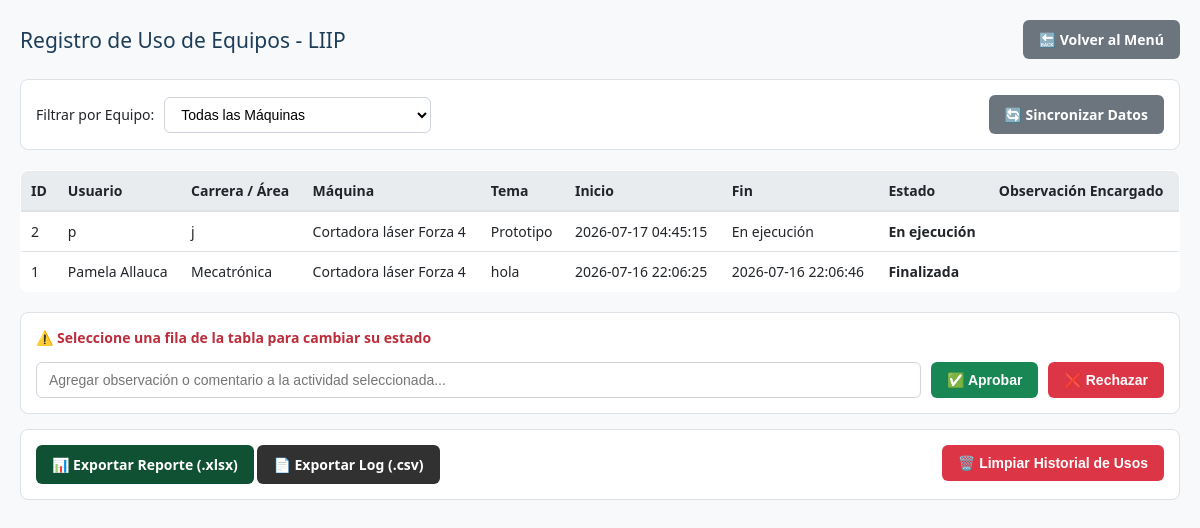
The app's page /admin/machines (signed in) with its own data.
### tables this page shows
CREATE TABLE actividades (
        id INTEGER PRIMARY KEY AUTOINCREMENT,
        usuario TEXT NOT NULL,
        maquina TEXT NOT NULL,
        num_personas INTEGER NOT NULL,
        tema TEXT NOT NULL,
        observaciones TEXT,
        comentario_admin TEXT DEFAULT '',
        fecha_inicio TEXT NOT NULL,
        fecha_fin TEXT DEFAULT 'En ejecución',
        estado TEXT DEFAULT 'En ejecución'
    );

CREATE TABLE usuarios (
        id INTEGER PRIMARY KEY AUTOINCREMENT,
        username TEXT UNIQUE NOT NULL,
        password TEXT NOT NULL,
        nombre_completo TEXT NOT NULL,
        cedula_id TEXT NOT NULL,
        carrera_departamento TEXT NOT NULL,
        telefono TEXT NOT NULL DEFAULT '',
        correo TEXT NOT NULL DEFAULT '',
        role TEXT NOT NULL CHECK(role IN ('admin', 'user'))
    );

### app.py (the view)
@app.route('/admin/machines', methods=['GET', 'POST'])
def admin_machines():
    if 'username' not in session or session.get('role') != 'admin':
        return redirect(url_for('login'))
    maquinas_filtro = [
        "Todas las Máquinas",
        "Cortadora láser RisingSun",
        "Cortadora láser Forza 4",
        "Impresora 3D FDM K2 Plus",
        "Impresora 3D Resina Creality Halot",
        "Impresora 3D Resina Anycubic"
    ]
    filtro = request.args.get('filtro', 'Todas las Máquinas')
    conn = get_connection()
    cursor = conn.cursor()
    query = """
        SELECT a.id, u.nombre_completo, u.carrera_departamento, a.maquina, a.tema, a.fecha_inicio, a.fecha_fin, a.estado, a.comentario_admin
        FROM actividades a
        INNER JOIN usuarios u ON a.usuario = u.username
    """
    if filtro != "Todas las Máquinas":
        query += " WHERE a.maquina = ?"
        query += " ORDER BY a.id DESC"
        cursor.execute(query, (filtro,))
    else:
        query += " ORDER BY a.id DESC"
        cursor.execute(query)
    actividades = cursor.fetchall()
    conn.close()
    return render_template('admin_machines.html', actividades=actividades, filtros=maquinas_filtro, filtro_actual=filtro)

### database.py (called while the page is built)
def get_connection():
    if DATABASE_URL:
        import psycopg2
        url = urlparse.urlparse(DATABASE_URL)
        return psycopg2.connect(
            dbname=url.path[1:],
            user=url.username,
            password=url.password,
            host=url.hostname,
            port=url.port
        )
    else:
        DB_FOLDER = "data"
        DB_PATH = os.path.join(DB_FOLDER, "laboratorio.db")
        os.makedirs(DB_FOLDER, exist_ok=True)
        return sqlite3.connect(DB_PATH)

### templates/admin_machines.html (shortened to what this page needs)
<!DOCTYPE html>
<html lang="es">
<head>
    <link rel="stylesheet" href="{{ url_for('static', filename='css/style.css') }}">
</head>
<body>
    <div class="header-section">
        <h2 style="color: #1e3d59; margin: 0;">Registro de Uso de Equipos - LIIP</h2>
        <a href="{{ url_for('admin_menu') }}" class="btn btn-secondary">🔙 Volver al Menú</a>
    </div>
    <div class="control-bar">
        <form method="GET" action="{{ url_for('admin_machines') }}" style="display: flex; gap: 10px; align-items: center; margin: 0; width: 100%;">
            <label>Filtrar por Equipo:</label>
            <select name="filtro" onchange="this.form.submit()" style="min-width: 250px;">
                {% for f in filtros %}
                    <option value="{{ f }}" {% if filtro_actual == f %}selected{% endif %}>{{ f }}</option>
                {% endfor %}
            </select>
            <a href="{{ url_for('admin_machines', filtro=filtro_actual) }}" class="btn btn-secondary" style="margin-left: auto;">🔄 Sincronizar Datos</a>
        </form>
    </div>
    <div class="table-container">
        <table>
            <thead>
                <tr>
                    <th>ID</th>
                    <th>Usuario</th>
                    <th>Carrera / Área</th>
                    <th>Máquina</th>
                    <th>Tema</th>
                    <th>Inicio</th>
                    <th>Fin</th>
                    <th>Estado</th>
                    <th>Observación Encargado</th>
                </tr>
            </thead>
            <tbody>
                {% for act in actividades %}
                <tr id="row-{{ act[0] }}" onclick="selectRow('{{ act[0] }}')" style="cursor: pointer;">
                    <td>{{ act[0] }}</td>
                    <td>{{ act[1] }}</td>
                    <td>{{ act[2] }}</td>
                    <td>{{ act[3] }}</td>
                    <td>{{ act[4] }}</td>
                    <td>{{ act[5] }}</td>
                    <td>{{ act[6] }}</td>
                    <td style="font-weight: bold;">{{ act[7] }}</td>
                    <td>{{ act[8] }}</td>
                </tr>
                {% endfor %}
            </tbody>
        </table>
    </div>
    <form id="status-form" method="POST" action="{{ url_for('change_status') }}">
        <div class="actions-panel">
            <span id="select-warning" style="color: #bb2d3b; font-weight: bold; width: 100%; display: block; margin-bottom: 5px;">⚠️ Seleccione una fila de la tabla para cambiar su estado</span>
            <input type="text" id="admin-comment" name="comentario_admin" placeholder="Agregar observación o comentario a la actividad seleccionada..." style="flex-grow: 1;" disabled>
            <button type="submit" name="nuevo_estado" value="Aprobada" id="btn-approve" class="btn btn-success" disabled>✅ Aprobar</button>
            <button type="submit" name="nuevo_estado" value="Rechazada" id="btn-reject" class="btn btn-danger" disabled>❌ Rechazar</button>
        </div>
    </form>
    <div class="actions-panel" style="justify-content: space-between; margin-top: 15px;">
        <div>
            <a href="{{ url_for('export_data', format_type='xlsx', filtro=filtro_actual) }}" class="btn" style="background-color: #0f5132; font-weight: bold;">📊 Exportar Reporte (.xlsx)</a>
            <a href="{{ url_for('export_data', format_type='csv', filtro=filtro_actual) }}" class="btn" style="background-color: #313131; font-weight: bold;">📄 Exportar Log (.csv)</a>
        </div>
        <form action="{{ url_for('clear_history') }}" method="POST" onsubmit="return confirm('¿Está absolutamente seguro de limpiar todo el historial de uso de las máquinas?\nEsta acción no se puede deshacer.')" style="margin: 0;">
            <button type="submit" class="btn btn-danger" style="font-weight: bold;">🗑️ Limpiar Historial de Usos</button>
        </form>
    </div>
</body>
</html>

### static/css/style.css (style rules this page uses)
body { background-color: #f8f9fa; font-family: 'Segoe UI', Arial, sans-serif; font-size: 14px; color: #212529; margin: 0; padding: 20px; box-sizing: border-box; }
h1, h2, h3, label { font-weight: 500; }
input[type="text"], input[type="password"], input[type="email"], select, textarea { padding: 8px 12px; border: 1px solid #ced4da; border-radius: 6px; background-color: #ffffff; font-size: 14px; outline: none; box-sizing: border-box; transition: border 0.15s ease-in-out; }
.btn { background-color: #0d6efd; color: white; font-weight: bold; padding: 10px 16px; border: none; border-radius: 6px; text-decoration: none; cursor: pointer; display: inline-block; text-align: center; font-size: 14px; }
.btn-danger { background-color: #dc3545 !important; }
.btn-secondary { background-color: #6c757d; }
.btn-success { background-color: #198754; }
.table-container { overflow-x: auto; margin: 20px 0; }
table { width: 100%; border-collapse: collapse; background-color: white; border: 1px solid #dee2e6; border-radius: 8px; overflow: hidden; }
th { background-color: #e9ecef; padding: 10px; font-weight: bold; text-align: left; border-bottom: 2px solid #dee2e6; }
td { padding: 10px; border-bottom: 1px solid #dee2e6; }

### templates/admin_machines.html (style rules this page uses)
.header-section { display: flex; justify-content: space-between; align-items: center; margin-bottom: 20px; }
.control-bar { background: white; padding: 15px; border-radius: 8px; border: 1px solid #dee2e6; margin-bottom: 20px; display: flex; gap: 15px; align-items: center; }
.actions-panel { display: flex; gap: 10px; margin-top: 15px; flex-wrap: wrap; background-color: white; padding: 15px; border-radius: 8px; border: 1px solid #dee2e6; }

### records on screen
actividades: id "2", nombre_completo "p", carrera_departamento "j", maquina "Cortadora láser Forza 4", tema "Prototipo", fecha_inicio "2026-07-17 04:45:15", fecha_fin "En ejecución", estado "En ejecución"
actividades: id "1", nombre_completo "Pamela Allauca", carrera_departamento "Mecatrónica", maquina "Cortadora láser Forza 4", tema "hola", fecha_inicio "2026-07-16 22:06:25", fecha_fin "2026-07-16 22:06:46", estado "Finalizada"

### other values on screen
form field filtro "Todas las Máquinas"
